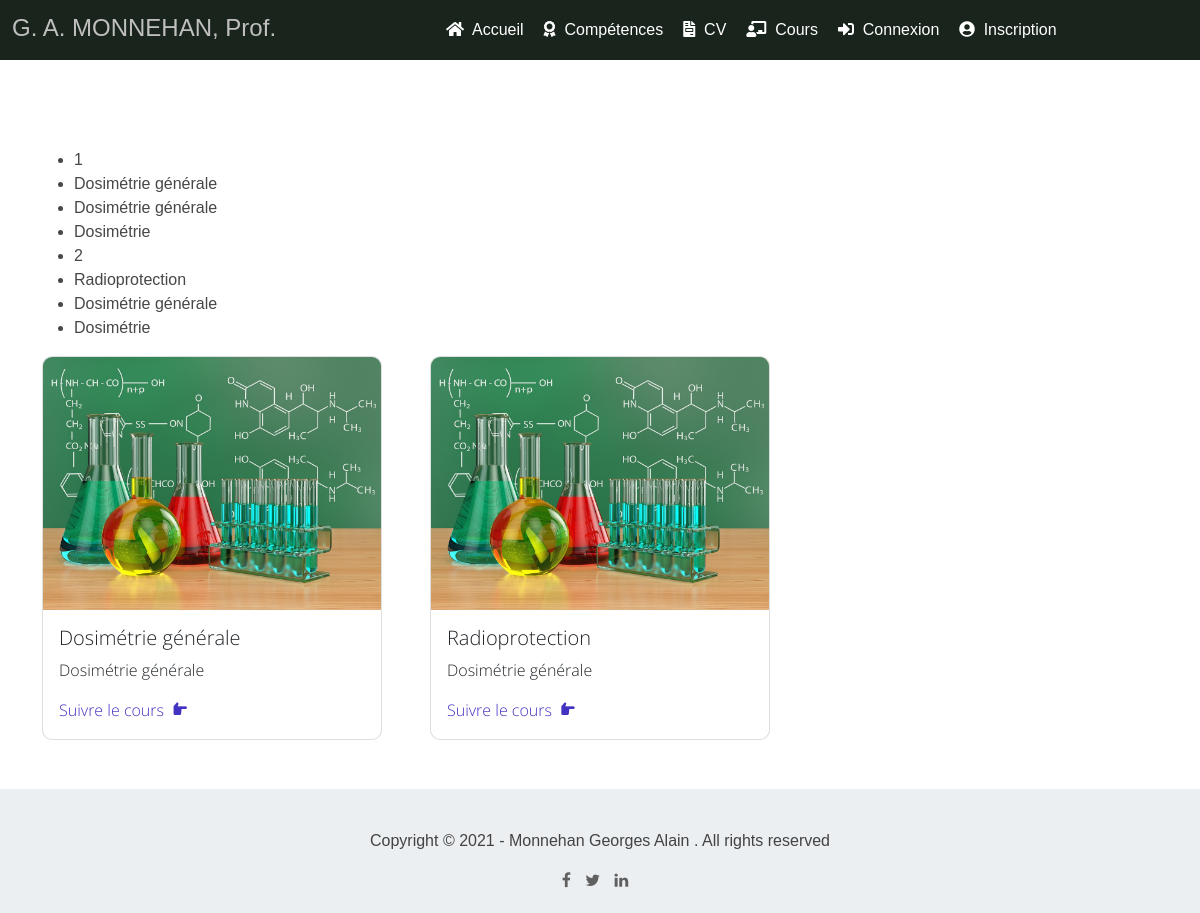
The page /teaching/training/ on the database its author committed.
### teaching/models.py (models this page shows, shortened)
class Discipline(models.Model):
    titre = models.CharField(max_length=255)
    image = models.ImageField()
    description = models.CharField(max_length=255)
    lien = models.URLField()
    module = models.ForeignKey(Module, on_delete=models.CASCADE)
    date_add = models.DateTimeField(auto_now_add=True)
    date_update = models.DateTimeField(auto_now=True)
    status = models.BooleanField(default=True)
    class Meta:
        verbose_name = 'Discipline'
        verbose_name_plural = 'Disciplines'

class Module(models.Model):
    nom = models.CharField(max_length=100)
    date_add = models.DateTimeField(auto_now_add=True)
    date_update = models.DateTimeField(auto_now=True)
    status = models.BooleanField(default=True)
    class Meta:
        verbose_name = 'Module'
        verbose_name_plural = 'Modules'
    def __str__(self):
        return self.nom

### teaching/views.py (the view)
# urls.py: path('training/', views.training, name='training'),
def training(request, id_training=1):
    disciplines = []
    training = Training.objects.get(id=id_training)
    for id_mat in training.matieres:
        discipline = Discipline.objects.get(id=id_mat)
        disciplines.append(discipline)
    context['training'] = training
    context['disciplines'] = disciplines
    return render(request, 'teaching/training.html', context)

### professeur/context_processors.py (called while the page is built)
def data(request):
    site = models_website.Siteweb.objects.filter(status=True).first
    return locals()

### teaching/templates/teaching/training.html (shortened to what this page needs)
{% load static %}
<!DOCTYPE html>
<html lang="fr">
<head>
    <link href="{% static 'assets/css/bootstrap.min.css' %}" rel="stylesheet">
    <link href="{% static 'assets/css/boxicon.min.css' %}" rel="stylesheet">
    <link rel="stylesheet" href="{% static 'assets/css/templatemo.css' %}">
    <link rel="stylesheet" href="{% static 'assets/css/custom.css' %}">
    <link rel="stylesheet" href="{% static 'assets/css/nav-styles.css' %}">
    <link rel="stylesheet" href="https://use.fontawesome.com/releases/v5.15.3/css/all.css">
	<link rel="stylesheet" href="https://cdnjs.cloudflare.com/ajax/libs/font-awesome/4.7.0/css/font-awesome.min.css">
	<link rel="stylesheet" href="{% static 'css/templatemo-style.css' %}">
</head>
<body>
    <nav class="container-fluid">
        <div id="logo" class="col-md-4 col-xs-8">G. A. MONNEHAN, Prof.</div>
        <ul class="col-md-8 menu">
            <li><a href="{% url 'index' %}"><i class="fas fa-home"></i>&nbsp; Accueil</a></li>
            <li><a href="{% url 'curriculum:index' %}"><i class="fas fa-award"></i>&nbsp; Compétences</a></li>
            <li><a href="{% url 'curriculum:skills' %}"><i class="fas fa-file-invoice"></i>&nbsp; CV</a></li>
            <li><a href="{% url 'teaching:courses' %}"><i class="fas fa-chalkboard-teacher"></i>&nbsp; Cours</a></li>
            <li><a href="{% url 'authentication:login' %}"><i class="fas fa-sign-in-alt"></i>&nbsp; Connexion</a></li>
            <li><a href="{% url 'authentication:registration' %}"><i class="fas fa-user-circle"></i>&nbsp; Inscription</a></li>
        </ul>
    </nav>
    <section class="container py-5" style="margin-top: 100px;">
        <ul>
            {% for matiere in disciplines %}
                <li>{{ matiere.id }}</li>
                <li>{{ matiere.titre }}</li>
                <li>{{ matiere.description }}</li>
                <li>{{ matiere.module }}</li>
            {% endfor %}
        </ul>
        <div class="row projects gx-lg-5">
            {% for matiere in disciplines %}
            <a href="{% static 'images/physique_nucleaire_appliquee.pdf' %}" target="_blank" class="col-sm-6 col-lg-4 text-decoration-none project marketing social business">
                <div class="service-work overflow-hidden card mb-5 mx-5 m-sm-0">
                    <img class="card-img-top" src="{% static 'assets/img/chimie.jpg' %}" alt="...">
                    <div class="card-body">
                        <h5 class="card-title light-300 text-dark">{{ matiere.titre }}</h5>
                        <p class="card-text light-300 text-dark">{{ matiere.description }}</p>
                        <span class="text-decoration-none text-primary light-300">
                            Suivre le cours <i class='bx bxs-hand-right ms-1'></i>
                        </span>
                    </div>
                </div>
            </a>
            {% endfor %}
        </div>
    </section>
    <footer style="border-top: 1px solid #FFF;">
        <div class="container">
            <div class="row">
                <div class="col-md-12 wow fadeIn" data-wow-delay="0.9s">
                    <p>Copyright &copy; 2021 - Monnehan Georges Alain . All rights reserved</p>
                    <ul class="social-icon">
                        <li style="color: brown;"><a href="#" class="fa fa-facebook"></a></li>
                        <li><a href="#" class="fa fa-twitter"></a></li>
                        <li><a href="#" class="fa fa-linkedin"></a></li>
                    </ul>
                </div>
            </div>
        </div>
    </footer>
</body>
</html>

### static/assets/css/templatemo.css (style rules this page uses)
html { font-family: 'Open Sans', sans-serif; }
p, a { font-weight: 400; }
.light-300 { font-family: 'Open Sans', sans-serif !important; font-weight: 300; }
.service-work.card { border-radius: 10px !important; cursor: pointer; }

### static/assets/css/nav-styles.css (style rules this page uses)
nav { background-color: #18241c; position: fixed; top: 0; width: 100%; margin-left: 0; padding: 10px 0; display: flex; z-index: 10; }
#logo { color: #BFBFBF; font-size: 1.5rem; }
nav ul { float: right; display: flex; list-style: none; margin: 8px 0; }
nav ul li { margin: 0 10px; }
nav ul a { text-decoration: none; color: #FFF; font-size: 1rem; }
.fadeIn { animation-name: fadeIn; }

### static/css/templatemo-style.css (style rules this page uses)
body { color: rgba(24, 22, 22, 0.794); font-family: 'Raleway', sans-serif; font-size: 16px; font-weight: 400; }
#home, #home .fp-slide, #home .fp-tableCell, #work, #work .fp-slide, #work .fp-tableCell, #about, #about .fp-slide, #about .fp-tableCell, #contact, #contact .fp-slide, #contact .fp-tableCell, #portfolio, #portfolio .fp-slide, #portfolio .fp-tableCell, footer, footer .fp-slide, footer .fp-tableCell { height: auto !important; }
h1,h2,h3,h4,h5 { color: #ffffff; font-weight: bold; }
footer { background-color: #ebeff1; text-align: center; padding-top: 40px; padding-bottom: 20px; }
.social-icon { position: relative; padding: 0; margin: 0; }
.social-icon li { display: inline-block; list-style: none; }
.social-icon li a { border-radius: 50%; color: #606060; text-decoration: none; transition: all 0.4s ease-in-out; text-align: center; margin-right: 10px; }

### rows shown on the page
Discipline: id "1", titre "Dosimétrie générale", description "Dosimétrie générale", module "Dosimétrie"
Discipline: id "2", titre "Radioprotection", description "Dosimétrie générale", module "Dosimétrie"
